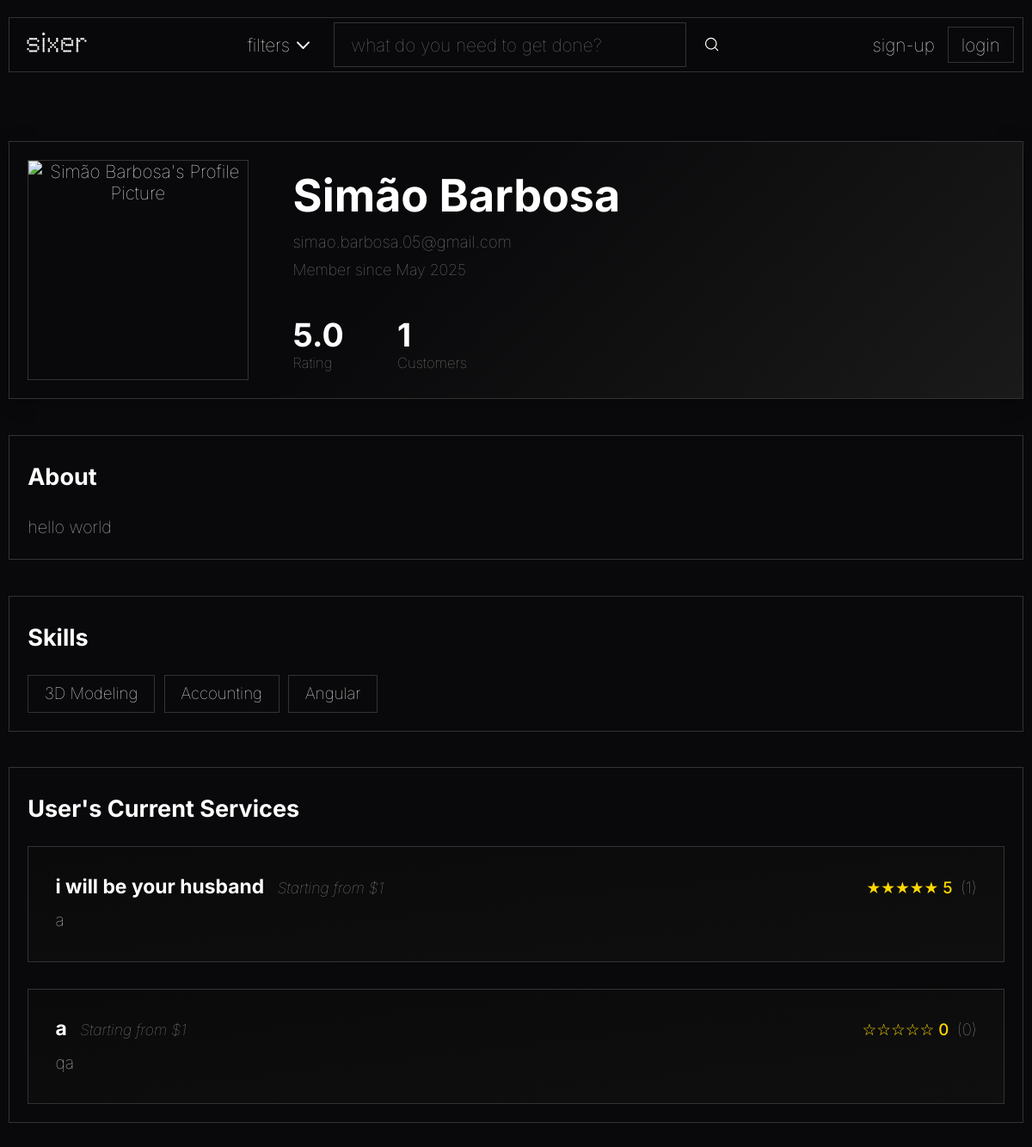
Page /pages/profile.php?id=1 on the committed database.
### tables this page shows
CREATE TABLE user_registry
(
    user_id INTEGER PRIMARY KEY AUTOINCREMENT,
    password_hash TEXT NOT NULL,
    access_level TEXT DEFAULT "client" NOT NULL,

    user_picture BLOB DEFAULT NULL,

    full_name TEXT,
    email TEXT UNIQUE NOT NULL,
    join_date DATETIME NOT NULL,

    aboutme TEXT DEFAULT NULL
);

CREATE TABLE services_list
(
    service_id INTEGER PRIMARY KEY AUTOINCREMENT,
    freelancer_id INTEGER NOT NULL,

    service_title TEXT NOT NULL,
    service_price REAL NOT NULL,
    service_info TEXT NOT NULL,
    service_eta INTEGER NOT NULL,
    service_category TEXT NOT NULL,

    service_delisted BOOLEAN DEFAULT FALSE NOT NULL,

    service_picture BLOB DEFAULT NULL,

    FOREIGN KEY(freelancer_id) REFERENCES user_registry(user_id),
    FOREIGN KEY(service_category) REFERENCES categories(category_name)
);

### database/user_class.php (called while the page is built, shortened)
<?php
class User {
    public static function getTotalCompletedServices(int $user_id): int {
        $db = Database::getInstance();
        $stmt = $db->prepare('SELECT service_id FROM services_list WHERE freelancer_id = ?');
        $stmt->execute([$user_id]);
        $services = $stmt->fetchAll(PDO::FETCH_COLUMN);
        $total = 0;
        foreach ($services as $service_id) {
            require_once(__DIR__ . '/service_class.php');
            $total += Service::getTotalCustomers($service_id);
        }
        return $total;
    }
    public static function getAverageRating(int $user_id): float {
        $db = Database::getInstance();
        $stmt = $db->prepare('SELECT service_id FROM services_list WHERE freelancer_id = ?');
        $stmt->execute([$user_id]);
        $services = $stmt->fetchAll(PDO::FETCH_COLUMN);
        $total_rating = 0.0;
        $total_reviews = 0;
        foreach ($services as $service_id) {
            require_once(__DIR__ . '/service_class.php');
            $rating_info = Service::getServiceRatingInfo($service_id);
            $total_rating += $rating_info['avg'] * $rating_info['count'];
            $total_reviews += $rating_info['count'];
        }
        if ($total_reviews > 0) {
            return round($total_rating / $total_reviews, 1);
        } else {
            return 0.0;
        }
    }
}

### database/service_class.php (called while the page is built, shortened)
<?php
class Service {
    public function __construct(
        int $id,
        int $freelancer_id,
        string $title,
        float $price,
        string $info,
        int $eta,
        string $category,
        bool $delisted = false,
        $picture = null
    ) {
        $this->id = $id;
        $this->title = $title;
        $this->price = $price;
        $this->info = $info;
    }
    public static function get_by_freelancer($freelancer_id) {
        $db = Database::getInstance();
        $stmt = $db->prepare('SELECT * FROM services_list WHERE freelancer_id = ?');
        $stmt->execute([$freelancer_id]);
        $services = $stmt->fetchAll();
        return array_map(function($service) {
            return new Service(
                $service['service_id'],
                $service['freelancer_id'],
                $service['service_title'],
                $service['service_price'],
                $service['service_info'],
                (int)$service['service_eta'],
                $service['service_category'],
                (bool)$service['service_delisted'],
                $service['service_picture'] ?? null
            );
        }, $services);
    }
    public static function getServiceRatingInfo(int $service_id): array {
        $db = Database::getInstance();
        $stmt = $db->prepare('SELECT AVG(review_rating) as avg_rating, COUNT(review_rating) as num_reviews FROM purchases WHERE service_id = ? AND review_rating IS NOT NULL');
        $stmt->execute([$service_id]);
        $row = $stmt->fetch();
        $count = $row ? (int)$row['num_reviews'] : 0;
        $avg = ($row && $row['avg_rating'] !== null && $count > 0) ? round((float)$row['avg_rating'], 1) : 0.0;
        return ['avg' => $avg, 'count' => $count];
    }
    public static function getTotalCustomers(int $service_id): int {
        $db = Database::getInstance();
        $stmt = $db->prepare('SELECT COUNT(*) FROM purchases WHERE service_id = ?');
        $stmt->execute([$service_id]);
        return (int)$stmt->fetchColumn();
    }
    public static function getStars(float $rating): string {
        $stars = '';
        for ($i = 1; $i <= 5; $i++) {
            if ($rating >= $i) {
                $stars .= '★';
            } else {
                $stars .= '☆';
            }
        }
        return $stars;
    }
}

### pages/profile.php (the view, shortened to what this page needs)
<?php
$is_own_profile = false;
if (!empty($_GET['id'])) {
    $profile_user_id = intval($_GET['id']);
}
require_once '../templates/common.php';
require_once '../database/user_class.php';
require_once '../database/service_class.php';
require_once '../templates/profile_service_card.php';
$db = Database::getInstance();
$stmt = $db->prepare('SELECT * FROM user_registry WHERE user_id = ?');
$stmt->execute([$profile_user_id]);
$user_data = $stmt->fetch();
if (!empty($user_data['user_picture'])) {
    $user_picture = '../action/get_profile_picture.php?id=' . $profile_user_id;
} else {
    $user_picture = '../assets/images/default.jpg';
}
$full_name = $user_data['full_name'] ?? '';
$email = $user_data['email'] ?? '';
$join_date = $user_data['join_date'] ?? '';
$user_services = Service::get_by_freelancer($profile_user_id);
$stmt = $db->prepare('SELECT skill_name FROM user_skills WHERE user_id = ?');
$stmt->execute([$profile_user_id]);
$user_skills = $stmt->fetchAll(PDO::FETCH_COLUMN);
function hasAnyServices($user_services) {
    return !empty($user_services) && count($user_services) > 0;
}
?>
<!DOCTYPE html>
<html lang="en">
  <head>
    <link rel="stylesheet" href="../css/styles.css" />
    <link rel="stylesheet" href="../css/profile.css" />
  </head>
  <body>
    <main>
      <div class="profile-container">
        <div class="profile-header" style="position: relative;">
          <div class="profile-avatar" style="z-index: 1; position: relative; cursor: pointer;">
            <img id="profile-pic-img" src="<?= htmlspecialchars($user_picture) ?>" alt="<?= htmlspecialchars($full_name) ?>'s Profile Picture" style="object-fit: cover; aspect-ratio: 1/1; width: 100%; height: 100%; border-radius: 0; cursor: pointer;" />
          </div>
          <div class="profile-info">
            <div class="profile-info-top">
              <h1><?= htmlspecialchars($full_name) ?></h1>
              <p class="profile-email"><?= htmlspecialchars($email) ?></p>
              <p class="profile-join-date">Member since <?= $join_date ? date('F Y', strtotime($join_date)) : '' ?></p>
            </div>
            <div class="profile-stats">
              <div class="stat">
                <?php
                  $user_rating = User::getAverageRating($profile_user_id);
                ?>
                <span class="stat-value"><?= $user_rating ? number_format($user_rating, 1) : '0.0' ?></span>
                <span class="stat-label">Rating</span>
              </div>
              <div class="stat">
                <?php
                  $completed_services = User::getTotalCompletedServices($profile_user_id);
                ?>
                <span class="stat-value"><?= $completed_services ?></span>
                <span class="stat-label">Customers</span>
              </div>
            </div>
          </div>
        </div>
        <div class="profile-section about-section" style="position: relative;">
          <h2>About</h2>
          <div id="aboutme-container">
            <p id="aboutme-text" style="margin-bottom:0;">
              <?php
                $aboutme = $user_data['aboutme'] ?? null;
                if (!empty($aboutme) && trim((string)$aboutme) !== '') {
                  echo htmlspecialchars($aboutme);
                } else {
                  echo "User has not added a description yet.";
                }
              ?>
            </p>
          </div>
        </div>
        <div class="profile-section" style="position: relative;">
          <h2>Skills</h2>
          <div id="skills-container" class="skills-container">
            <span id="skills-text">
              <?php
                if (empty($user_skills)) {
                  echo "No skills have been added yet.";
                } else {
                  echo '<div class="skills-list">';
                  foreach ($user_skills as $skill) {
                    echo '<span class="skill-tag">' . htmlspecialchars($skill) . '</span> ';
                  }
                  echo '</div>';
                }
              ?>
            </span>
          </div>
        </div>
          <?php if (hasAnyServices($user_services)): ?>
            <div class="profile-section">
              <h2><?= $is_own_profile ? 'Your Current Services' : "User's Current Services" ?></h2>
              <div class="recent-work">
                <?php
                  foreach ($user_services as $service) {
                    drawProfileService($service);
                  }
                ?>
              </div>
            </div>
          <?php endif; ?>
        </div>
    </main>
  </body>
</html>

### templates/profile_service_card.php
<?php
function drawProfileService($service) {
    ?>
    <a href="../pages/service.php?id=<?= urlencode($service->id) ?>" style="text-decoration:none; color:inherit;">
    <div class="work-item">
        <div class="work-header">
            <div class="work-title-group">
                <h3><?= htmlspecialchars($service->title) ?></h3>
                <span class="work-date">Starting from $<?= number_format($service->price, 0) ?></span>
            </div>
            <div class="work-rating">
                <?php
                  $rating_info = Service::getServiceRatingInfo($service->id);
                  echo Service::getStars((float)$rating_info['avg']) . ' ' . htmlspecialchars($rating_info['avg']);
                ?>
                <span style="font-weight: 100; color: #999">(<?= $rating_info['count'] ?>)</span>
            </div>
        </div>
        <p class="work-description">
            <?= nl2br(htmlspecialchars($service->info)) ?>
        </p>
    </div>
    </a>
    <?php
}

### css/styles.css (style rules this page uses)
html, body { margin: 0; padding: 0; height: 100%; box-sizing: border-box; overflow-y: auto; }
*, *::before, *::after { box-sizing: inherit; }
body { font-family: "Inter", Courier, monospace; font-weight: 100; font-size: 1.3em; background-color: #09090b; color: #ffffff; position: relative; min-height: 100vh; overflow-x: hidden; }
main { text-align: center; margin-top: 10vh; }
main h1 { font-size: 3em; font-weight: bold; margin: 5px; }
main p { margin: 0; font-size: 2em; }

### css/profile.css (style rules this page uses)
.profile-container { max-width: 1200px; margin: 3em auto 0 auto; padding: 0 0.5em 5em 0.5em; }
.profile-header { display: flex; gap: 2em; margin-bottom: 2em; padding: 1em; border: 1px solid #333333; background: linear-gradient( 135deg, #0a0a0a00 0%, #0a0a0a00 40%, #1a1a1a 100% ); transition: border-color 0.3s ease, box-shadow 0.3s ease; height: 300px; box-shadow: 0 4px 20px rgba(0, 0, 0, 0.3); position: relative; overflow: hidden; }
.profile-header::before { content: ""; position: absolute; top: 0; left: 0; width: 200%; height: 100%; background: linear-gradient( 90deg, transparent, rgba(255, 255, 255, 0.02), rgba(255, 255, 255, 0.05), rgba(255, 255, 255, 0.02), transparent, transparent, rgba(255, 255, 255, 0.02), rgba(255, 255, 255, 0.05), rgba(255, 255, 255, 0.02), transparent ); background-size: 200% 100%; opacity: 0; transition: opacity 0.3s ease; z-index: 1; }
.profile-avatar { flex-shrink: 0; height: 100%; display: flex; align-items: center; position: relative; z-index: 2; }
.profile-avatar img { height: 100%; object-fit: cover; border: 1px solid #333333; }
.profile-info { flex-grow: 1; padding: 0.5em; display: flex; flex-direction: column; align-items: start; justify-content: space-between; min-height: 200px; position: relative; z-index: 2; }
.profile-info-top { display: flex; flex-direction: column; align-items: start; gap: 0.5em; }
.profile-info h1 { font-size: 2.5em; font-weight: bold; text-align: left; margin: 0; padding: 0; }
.profile-email { color: #888888; font-size: 0.9em; margin: 0; padding: 0; }
.profile-join-date { color: #888888; font-size: 0.85em; margin: 0; padding: 0; }
.profile-stats { display: flex; gap: 3em; margin-top: auto; }
.stat { display: flex; flex-direction: column; align-items: flex-start; }
.stat-value { font-size: 1.8em; font-weight: bold; }
.stat-label { color: #888888; font-size: 0.8em; }
.profile-section { padding: 1.5em 1em 1em 1em; margin-bottom: 2em; border: 1px solid #333333; background-color: #09090b; transition: border-color 0.3s ease, box-shadow 0.3s ease; }
.profile-section h2 { font-size: 1.3em; font-weight: bold; margin: 0 0 1em 0; text-align: left; color: #ffffff; }
.profile-section p { line-height: 1.6; color: #cccccc; font-size: 0.95em; margin: 0; padding: 0; text-align: left; }
.skill-tag { padding: 0.5em 1em; border: 1px solid #333333; font-size: 0.9em; transition: border-color 0.3s ease, box-shadow 0.3s ease; position: relative; overflow: hidden; }
.skill-tag::before { content: ""; position: absolute; top: 0; left: 0; width: 200%; height: 100%; background: linear-gradient( 90deg, transparent, rgba(255, 255, 255, 0.02), rgba(255, 255, 255, 0.05), rgba(255, 255, 255, 0.02), transparent, transparent, rgba(255, 255, 255, 0.02), rgba(255, 255, 255, 0.05), rgba(255, 255, 255, 0.02), transparent ); background-size: 200% 100%; opacity: 0; transition: opacity 0.3s ease; z-index: 1; }
.skill-tag { position: relative; z-index: 2; }
.recent-work { display: flex; flex-direction: column; gap: 1.5em; }
.work-item { padding: 1.5em; border: 1px solid #333333; background: linear-gradient(to bottom right, #0a0a0a, #0f0f0f); transition: all 0.3s ease; position: relative; overflow: hidden; }
.work-header { display: flex; justify-content: space-between; align-items: baseline; margin-bottom: 0.5em; }
.work-title-group { display: flex; align-items: baseline; gap: 0.75em; }
.work-item h3 { font-size: 1.1em; font-weight: bold; margin: 0; text-align: left; color: #ffffff; }
.work-date { color: #888888; font-size: 0.85em; font-style: italic; }
.work-rating { color: #ffd700; font-size: 0.9em; font-weight: 500; display: flex; align-items: center; gap: 0.5em; }
.work-description { margin-bottom: 1.5em; line-height: 1.6; color: #dddddd; font-size: 0.95em; }
.skills-list { display: flex; flex-wrap: wrap; gap: 0.5em; justify-content: flex-start; }

### rows in the picture
user_registry: full_name "Simão Barbosa", email "simao.barbosa.05@gmail.com", join_date "May 2025", aboutme "hello world"
services_list: service_title "i will be your husband", service_price "1", avg "★★★★★", avg "5", count "1", service_info "a"
services_list: service_title "a", service_price "1", avg "☆☆☆☆☆", avg "0", count "0", service_info "qa"

### other values in the picture
$user_rating "5.0"
$completed_services "1"
$skill "3D Modeling"
$skill "Accounting"
$skill "Angular"
